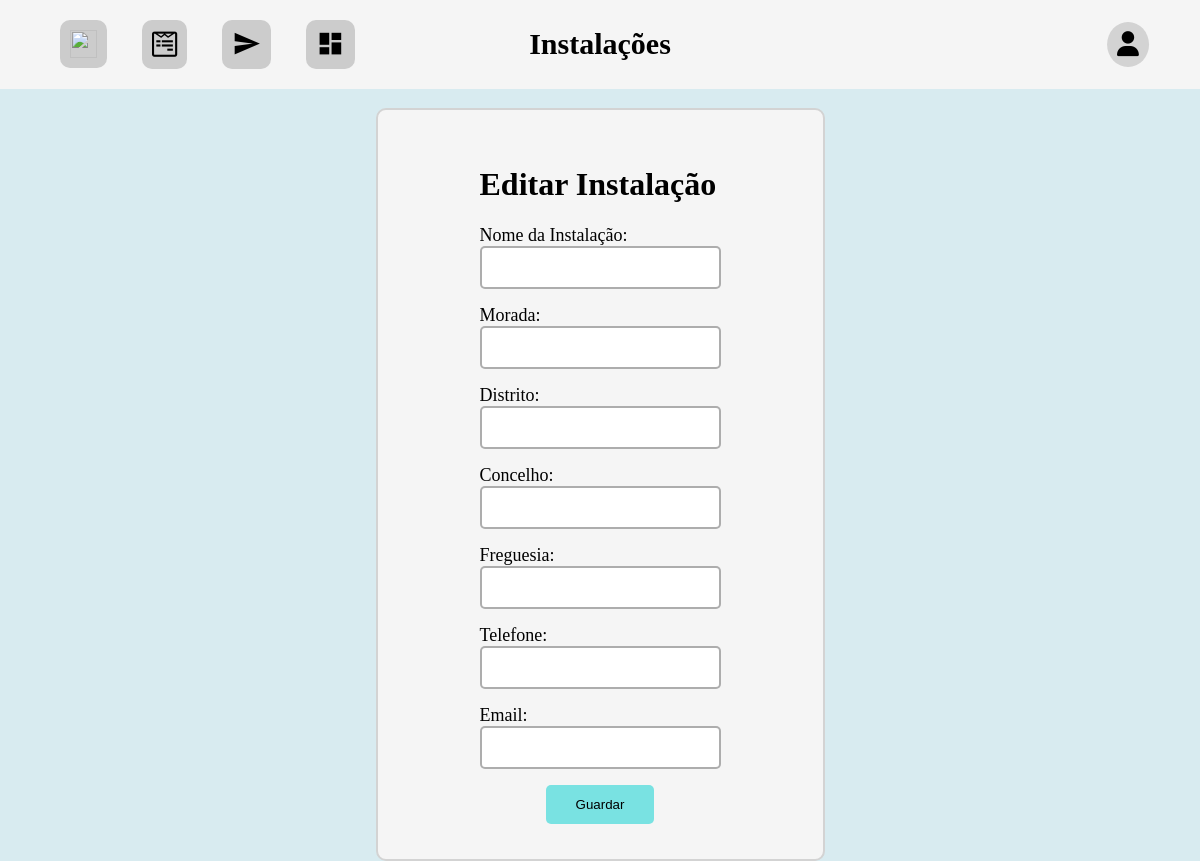
/editinstalacao?instalacao=49 (signed in), run on an earlier commit of the app's database.
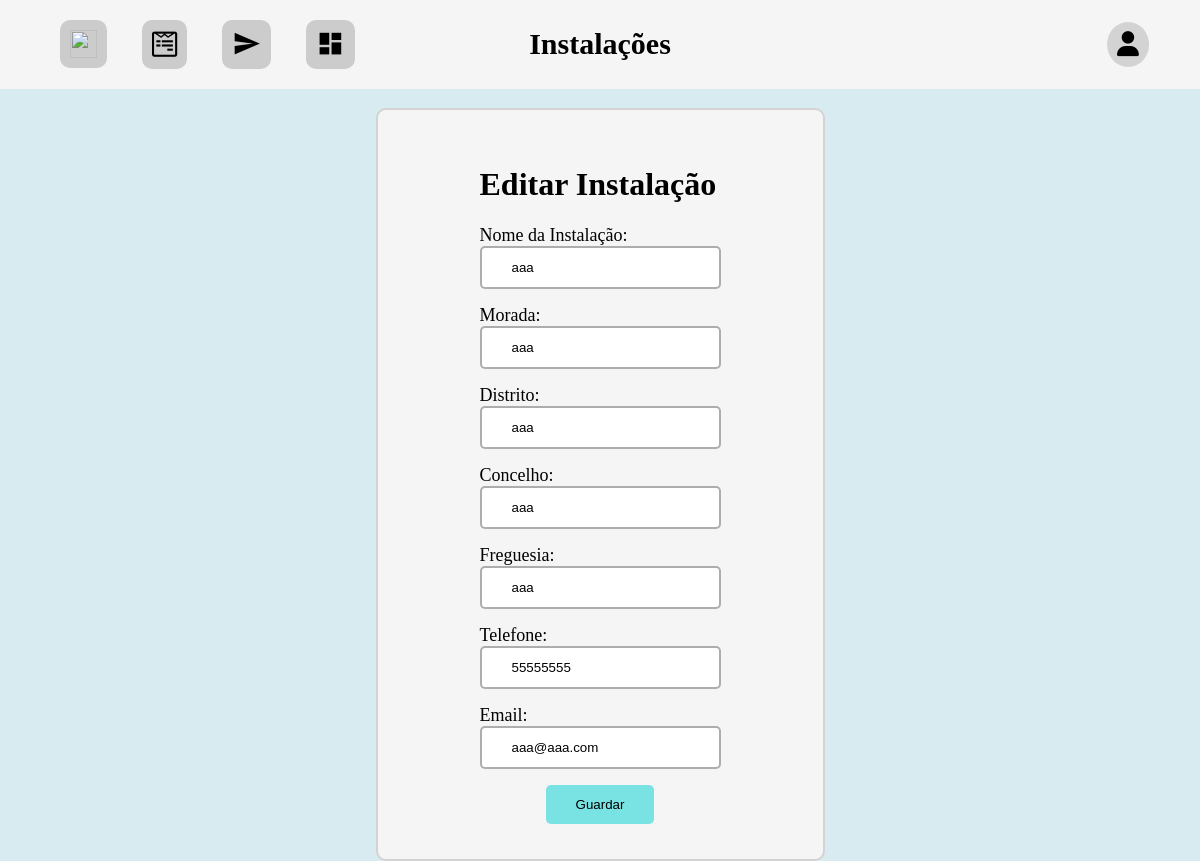
And on a later commit of the database.
### formularioInstituicoes/models.py (models this page shows)
class Instalacao(models.Model):
    entidade = models.ForeignKey(Entidade, on_delete=models.CASCADE, related_name='instalacoes')
    nome = models.CharField(max_length=100, blank=True, null=True)
    morada = models.CharField(max_length=100, blank=True, null=True)
    distrito = models.CharField(max_length=100, blank=True, null=True)
    concelho = models.CharField(max_length=100, blank=True, null=True)
    freguesia = models.CharField(max_length=100, blank=True, null=True)
    telefone = models.IntegerField(blank=True, null=True)
    email = models.EmailField(blank=True, null=True)
    submetido = models.BooleanField(blank=True, default=False)
    def __str__(self):
        return self.nome or ""

### formularioInstituicoes/views.py (the view)
# urls.py: path('editinstalacao', views.editinstalacao_view),
@login_required
def editinstalacao_view(request):
    instalacao = Instalacao.objects.filter(id=request.GET["instalacao"]).first()
    print(instalacao)
    if request.method == 'POST':
        editInstalacaoForm = FormInstalacoes(request.POST, instance=instalacao)
        editInstalacaoForm.save()
        return redirect('/')
    editInstalacaoForm = FormInstalacoes(instance=instalacao)
    return render(request, 'editinstalacao.html', {"instalacaoForm": editInstalacaoForm})

### formularioInstituicoes/forms.py
class FormInstalacoes(ModelForm):
    class Meta:
        model = Instalacao
        fields = ['nome', 'morada', 'distrito', 'concelho', 'freguesia', 'telefone', 'email']
        labels = {'nome': "Nome da Instalação"}
    def __init__(self, *args, **kwargs):
        super(FormInstalacoes, self).__init__(*args, **kwargs)
        for field in self.fields.values():
            field.required = True

### formularioInstituicoes/templates/editinstalacao.html (shortened to what this page needs)
<!DOCTYPE html>
<html lang="en">
{% extends 'navigator.html' %}
{% load static %}
{% block titulo %}
    <h1>Instalações</h1>
{% endblock %}
{% block content %}
    <link rel="stylesheet" href="{% static 'css/editinstalacao.css' %}">
    <div class="editarea">
        <form method="post">
            <h1>Editar Instalação</h1>
            {{ instalacaoForm.as_p }}
            <input type="submit" value="Guardar">
        </form>
    </div>
{% endblock %}

What changed in the data, as far as the page shows it:
added Instalacao: nome "aaa", morada "aaa", distrito "aaa", concelho "aaa", freguesia "aaa", telefone "55555555", email "aaa@aaa.com"
